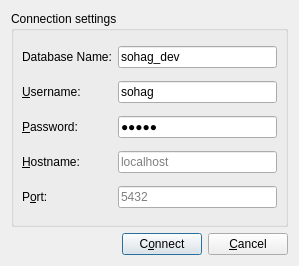
<?xml version="1.0" encoding="UTF-8"?>
<ui version="4.0">
 <class>ConnectionDialog</class>
 <widget class="QDialog" name="ConnectionDialog">
  <property name="geometry">
   <rect>
    <x>0</x>
    <y>0</y>
    <width>299</width>
    <height>266</height>
   </rect>
  </property>
  <property name="windowTitle">
   <string>Connect to Database</string>
  </property>
  <layout class="QVBoxLayout" name="verticalLayout">
   <item>
    <widget class="QGroupBox" name="connGroupBox">
     <property name="title">
      <string>Connection settings</string>
     </property>
     <layout class="QGridLayout" name="_2">
      <property name="leftMargin">
       <number>8</number>
      </property>
      <property name="topMargin">
       <number>8</number>
      </property>
      <property name="rightMargin">
       <number>8</number>
      </property>
      <property name="bottomMargin">
       <number>8</number>
      </property>
      <property name="spacing">
       <number>6</number>
      </property>
      <item row="1" column="1">
       <widget class="QLineEdit" name="username">
        <property name="text">
         <string>sohag</string>
        </property>
       </widget>
      </item>
      <item row="2" column="0">
       <widget class="QLabel" name="textLabel4_2">
        <property name="text">
         <string>&amp;Password:</string>
        </property>
        <property name="buddy">
         <cstring>password</cstring>
        </property>
       </widget>
      </item>
      <item row="4" column="0">
       <widget class="QLabel" name="textLabel5_2">
        <property name="text">
         <string>P&amp;ort:</string>
        </property>
        <property name="buddy">
         <cstring>port</cstring>
        </property>
       </widget>
      </item>
      <item row="3" column="0">
       <widget class="QLabel" name="textLabel5">
        <property name="text">
         <string>&amp;Hostname:</string>
        </property>
        <property name="buddy">
         <cstring>hostname</cstring>
        </property>
       </widget>
      </item>
      <item row="3" column="1">
       <widget class="QLineEdit" name="hostname">
        <property name="text">
         <string/>
        </property>
        <property name="placeholderText">
         <string>localhost</string>
        </property>
       </widget>
      </item>
      <item row="2" column="1">
       <widget class="QLineEdit" name="password">
        <property name="text">
         <string>sohag</string>
        </property>
        <property name="echoMode">
         <enum>QLineEdit::Password</enum>
        </property>
       </widget>
      </item>
      <item row="0" column="0">
       <widget class="QLabel" name="textLabel3">
        <property name="text">
         <string>Database Name:</string>
        </property>
        <property name="buddy">
         <cstring>database</cstring>
        </property>
       </widget>
      </item>
      <item row="0" column="1">
       <widget class="QLineEdit" name="database">
        <property name="text">
         <string>sohag_dev</string>
        </property>
       </widget>
      </item>
      <item row="1" column="0">
       <widget class="QLabel" name="textLabel4">
        <property name="text">
         <string>&amp;Username:</string>
        </property>
        <property name="buddy">
         <cstring>username</cstring>
        </property>
       </widget>
      </item>
      <item row="4" column="1">
       <widget class="QLineEdit" name="port">
        <property name="locale">
         <locale language="English" country="UnitedStates"/>
        </property>
        <property name="text">
         <string/>
        </property>
        <property name="placeholderText">
         <string>5432</string>
        </property>
       </widget>
      </item>
     </layout>
    </widget>
   </item>
   <item>
    <layout class="QHBoxLayout">
     <property name="spacing">
      <number>6</number>
     </property>
     <property name="leftMargin">
      <number>0</number>
     </property>
     <property name="topMargin">
      <number>0</number>
     </property>
     <property name="rightMargin">
      <number>0</number>
     </property>
     <property name="bottomMargin">
      <number>0</number>
     </property>
     <item>
      <spacer>
       <property name="orientation">
        <enum>Qt::Horizontal</enum>
       </property>
       <property name="sizeType">
        <enum>QSizePolicy::Expanding</enum>
       </property>
       <property name="sizeHint" stdset="0">
        <size>
         <width>20</width>
         <height>20</height>
        </size>
       </property>
      </spacer>
     </item>
     <item>
      <widget class="QPushButton" name="connectButton">
       <property name="text">
        <string>C&amp;onnect</string>
       </property>
       <property name="default">
        <bool>true</bool>
       </property>
      </widget>
     </item>
     <item>
      <widget class="QPushButton" name="cancelButton">
       <property name="text">
        <string>&amp;Cancel</string>
       </property>
      </widget>
     </item>
    </layout>
   </item>
  </layout>
 </widget>
 <tabstops>
  <tabstop>database</tabstop>
  <tabstop>username</tabstop>
  <tabstop>password</tabstop>
  <tabstop>hostname</tabstop>
  <tabstop>port</tabstop>
  <tabstop>connectButton</tabstop>
  <tabstop>cancelButton</tabstop>
 </tabstops>
 <resources/>
 <connections/>
</ui>
